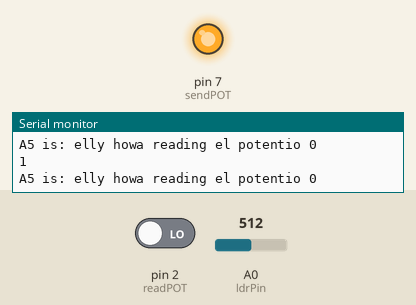
This sketch was run on a simulated Arduino Uno, built with avr-gcc and run on an emulated ATmega328P. Shown: output pins drawn as LEDs (lit = HIGH), the last lines printed to the serial monitor. The inputs (shaded band) are chosen by the test bench; at power-on: A0 (ldrPin) = 512, pin 2 (readPOT) LOW.

Above: at 1.2 s.
1.3 s: A0 (ldrPin) set to 85
4.3 s: A0 (ldrPin) set to 75
At 5.1 s:
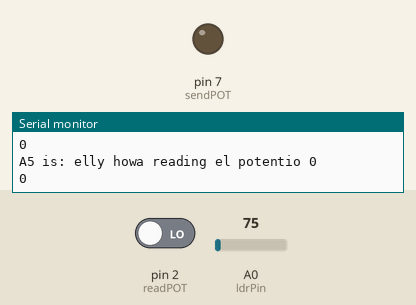
5.8 s: A0 (ldrPin) set to 122
At 7.0 s:
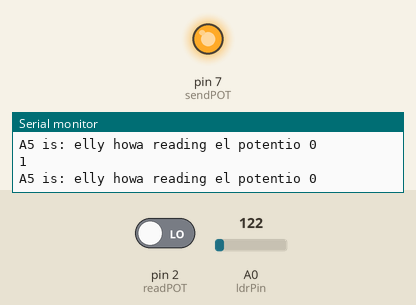
8.8 s: A0 (ldrPin) set to 70
At 9.2 s:
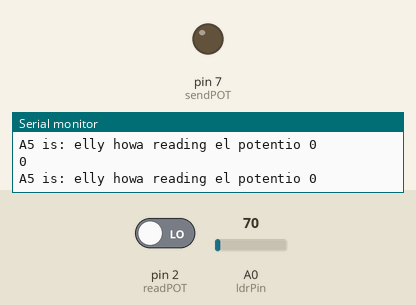
Timing chart, 0 to 11.8 s (numbered marks = the images above; inputs shaded):
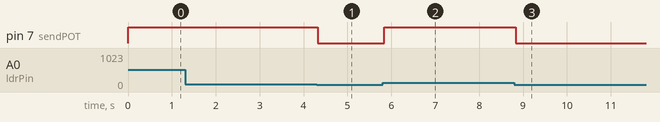

The sketch:

potentiometer.ino
```cpp
const int readPOT = 2;
const int ldrPin = A0;
const int sendPOT = 7;
void setup() {
  Serial.begin(9600);
  pinMode(sendPOT, OUTPUT);
  pinMode(ldrPin, INPUT);
  pinMode(readPOT, INPUT);
}

void loop() {
  int ldrStatus = analogRead(ldrPin);

  if(ldrStatus<=80)
  {
      Serial.println(0);
      digitalWrite(sendPOT,LOW);
  }
  else{
          Serial.println(1);
      digitalWrite(sendPOT,HIGH);
  }

  Serial.print("A5 is: elly howa reading el potentio ");
  Serial.println(digitalRead(readPOT));

}
```

Measured:
- the behaviour switches between 81 and 80 on A0 (ldrPin) (found by bisection; images 0 and 1)
- after the input at 4.3 s, pin 7 (sendPOT): HIGH → LOW at once
- after the input at 5.8 s, pin 7 (sendPOT): LOW → HIGH at once
- after the input at 8.8 s, pin 7 (sendPOT): HIGH → LOW at once
